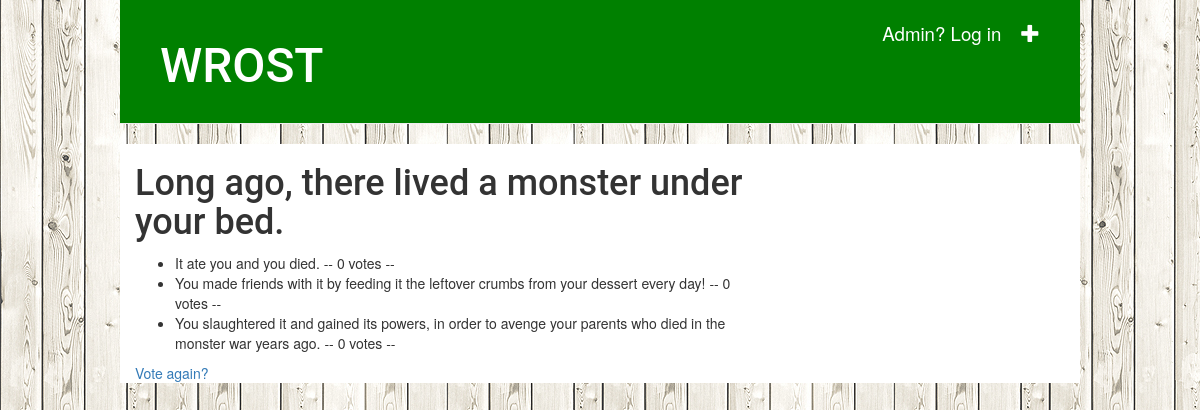
Before: /1/results/ with the older database file.
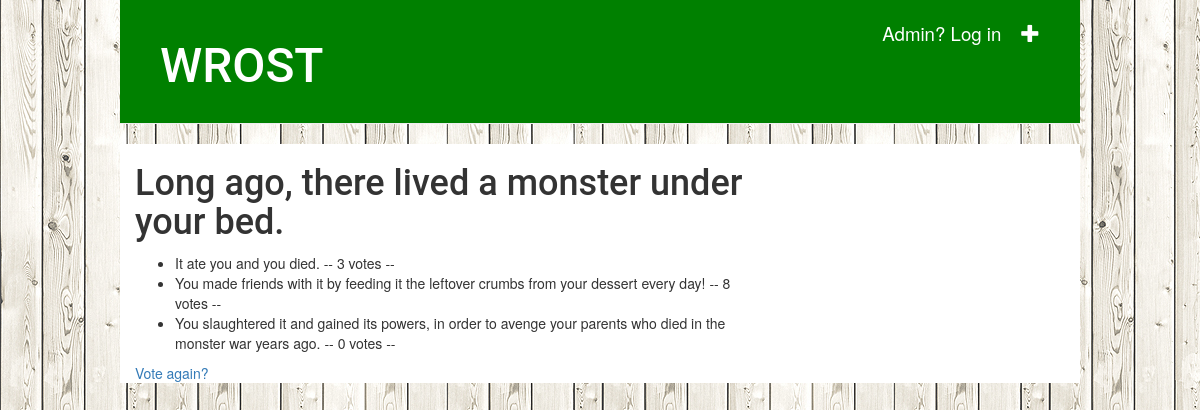
After: the same page with the newer database file.
### polls/models.py (models this page shows, shortened)
class Choice(models.Model):
    question = models.ForeignKey(Question, on_delete=models.CASCADE)
    choice_text = models.CharField(max_length=300)
    votes = models.IntegerField(default=0)
    rating = RatingField(can_change_vote=True)

### polls/views.py (the view)
# urls.py: path('<int:pk>/results/', views.ResultsView.as_view(), name='results'),
class ResultsView(generic.DetailView):
    model = Question
    template_name = 'polls/results.html'

### polls/templates/polls/results.html
{% extends 'polls/base.html' %}
{% block content %}
    <h1>{{ question.question_text }}</h1>
    <ul>
    {% for choice in question.choice_set.all %}
        <li>{{ choice.choice_text }} -- {{ choice.votes }} vote{{ choice.votes|pluralize }} -- {{ choice.rating_likes }}</li>
    {% endfor %}
    </ul>
    <a href="{% url 'polls:detail' question.id %}">Vote again?</a>
{% endblock %}

Changed rows visible on the page:
changed Choice "It ate you and you died.": votes "0" → "3"
changed Choice (number 2 of 3 on the later page): votes "0" → "8"
